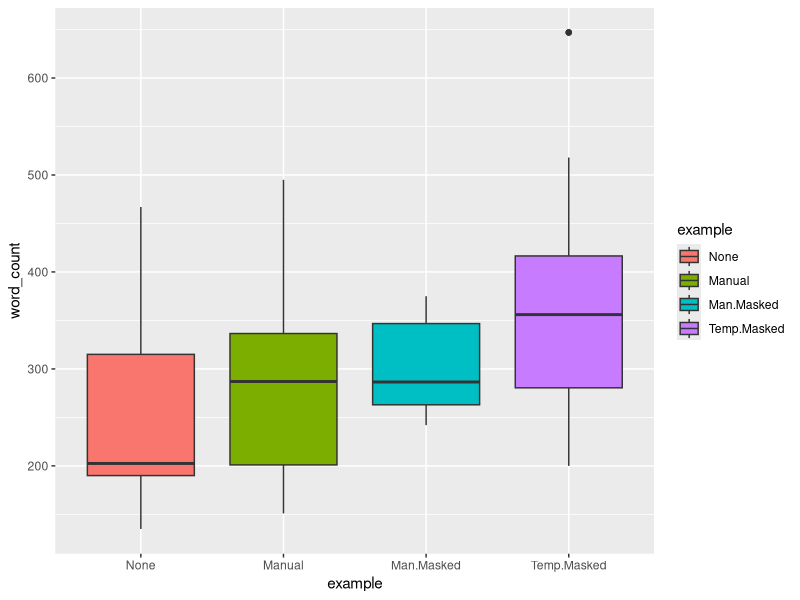
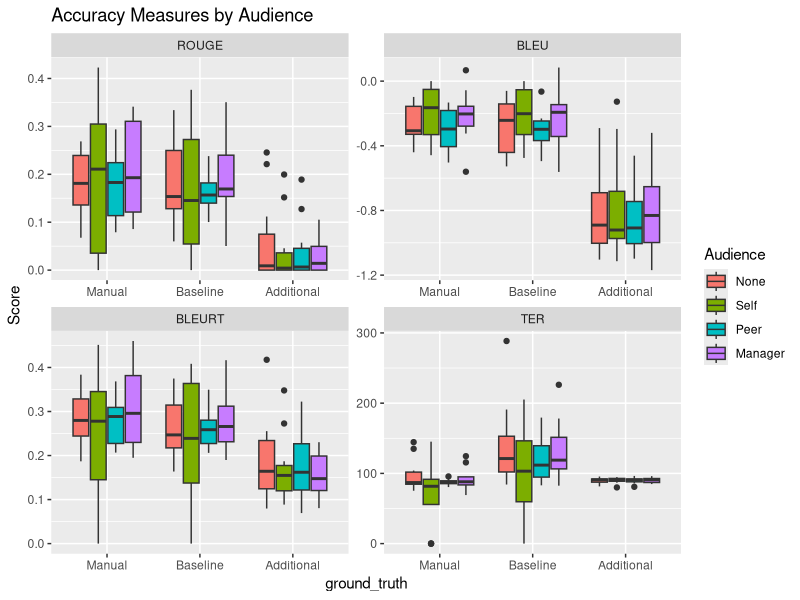
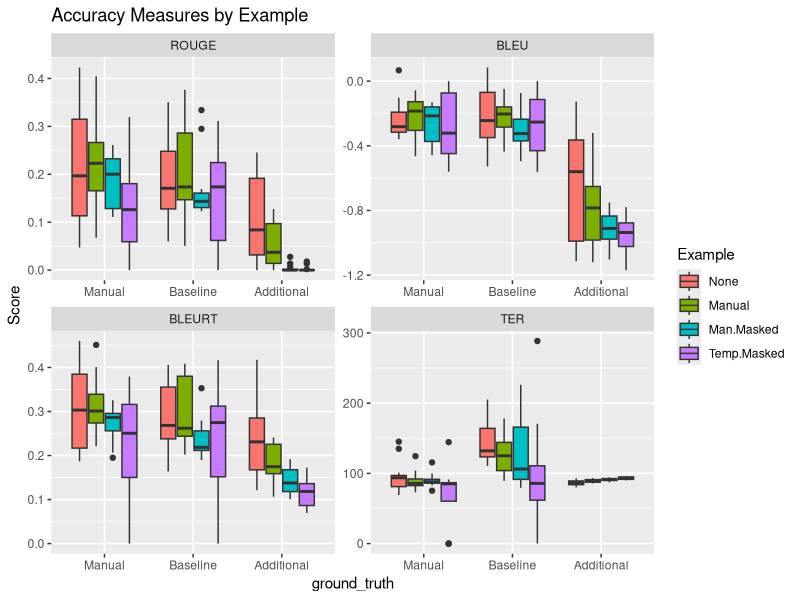
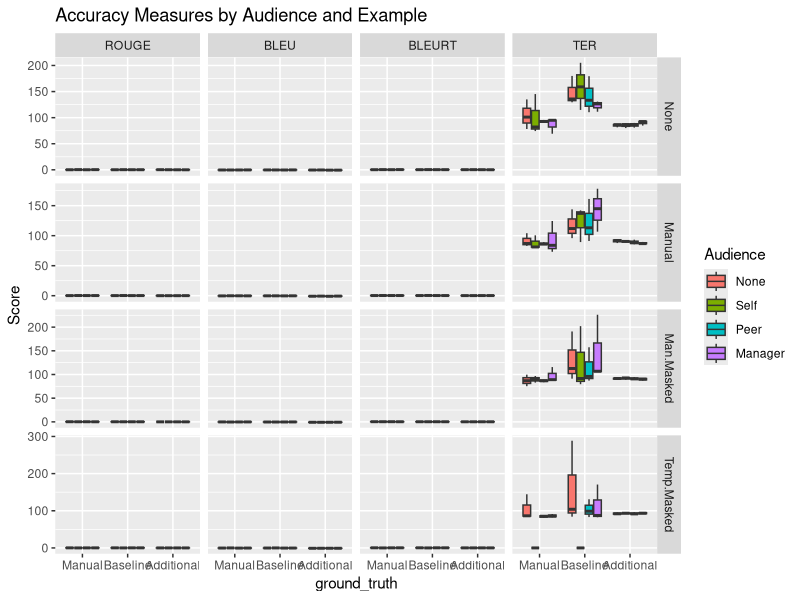
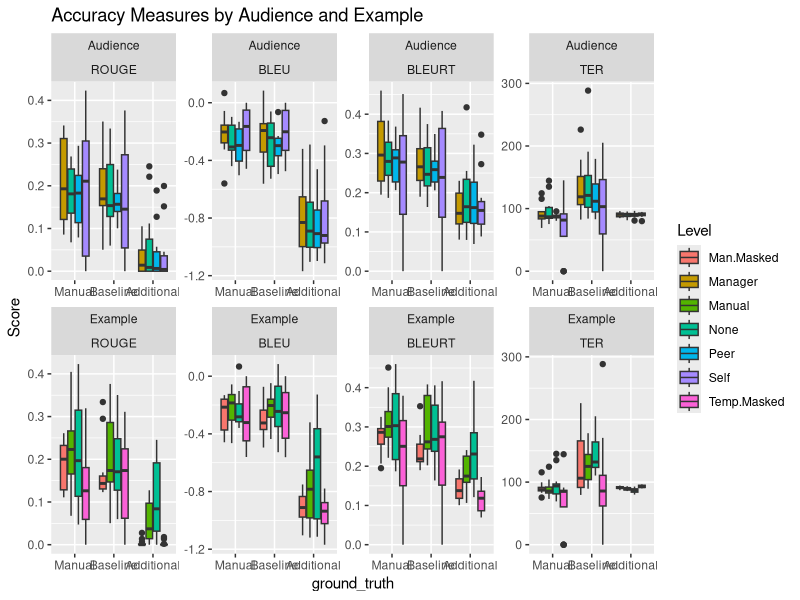
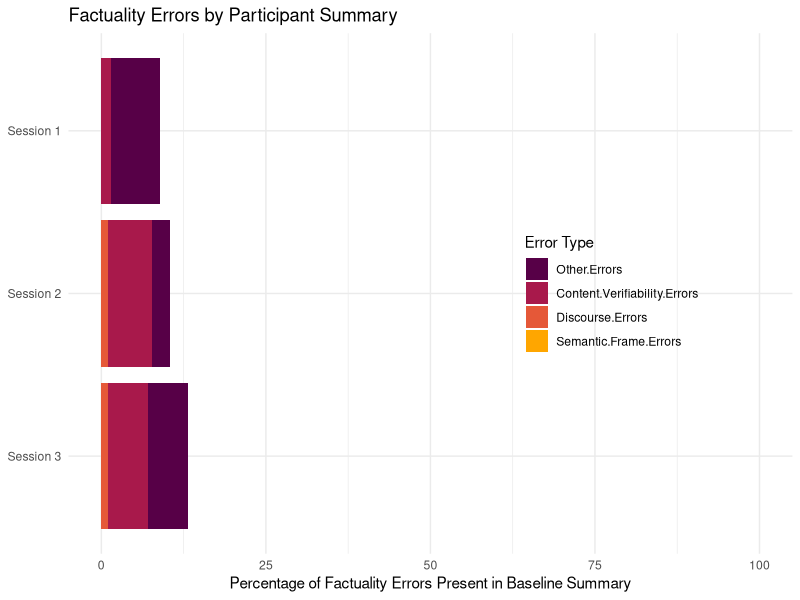
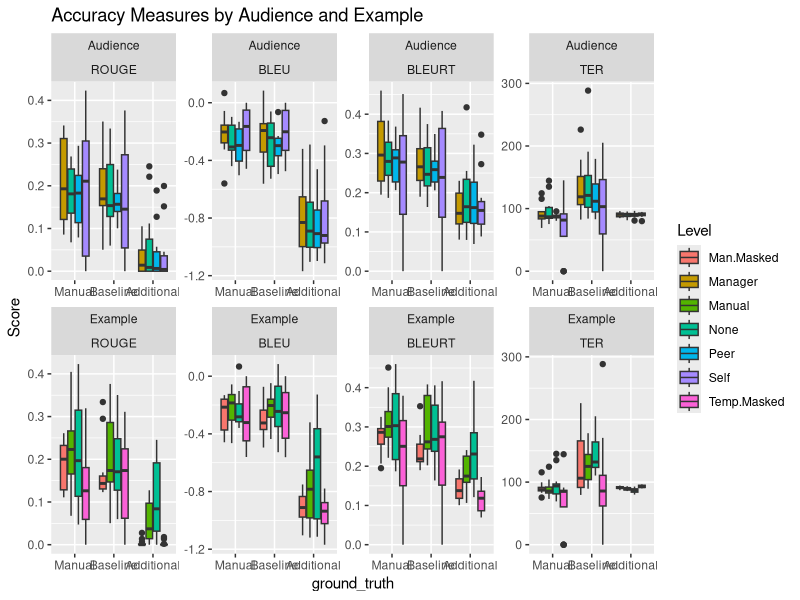
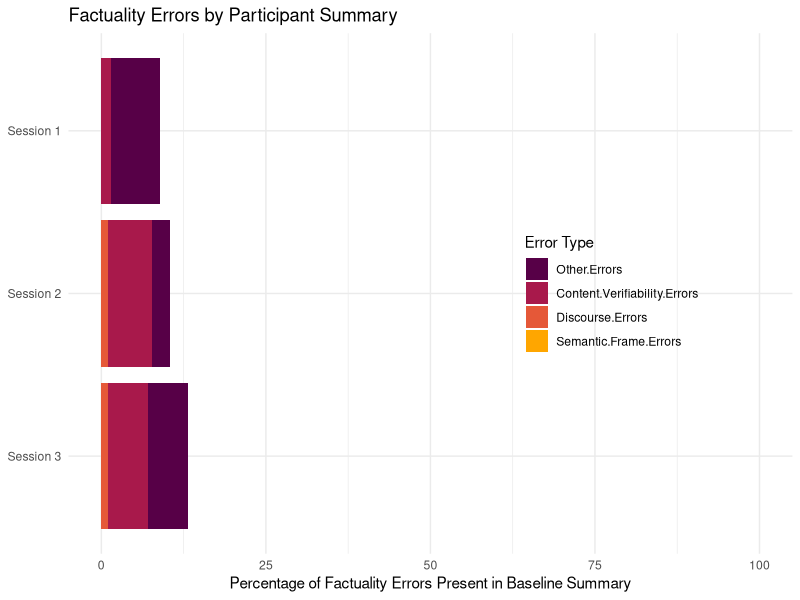

Here is the R script that generated these plots, in order:
# Load required packages
library(ggplot2)
library(dplyr)
library(tidyr)

# Read the CSV file
data <- read.csv("data/data.csv")
# Set Data columns as factors and levels
data$audience <- factor(data$audience)
data$example <- factor(data$example)
data$person <- factor(data$person)
data$ground_truth <- factor(data$ground_truth)

levels(data$audience) <- c("None", "Self", "Peer", "Manager")
levels(data$example) <- c("None", "Manual", "Man.Masked", "Temp.Masked")
levels(data$person) <- c("P1","P2","P3")
levels(data$ground_truth) <- c("Manual", "Baseline", "Additional")


folder = "figs/v6/"
personFilter = 1


#Groups the metrics into a single column
# data %>%
#   gather(key = "metric", value = "value", word_count, rouge, bleu, bleurt, ter)

data %>%
  # filter(person == personFilter) %>% # & entity_type == "TOTAL") %>%
  # summary()
  ggplot( aes(x = example, y = word_count, fill = example)) +
  geom_boxplot()
  # facet_wrap(~audience, scales = "fixed")
  # labs(title = paste0("Entities by Audience for Paricipant",personFilter), x = "Audience", y = "Counts Over Summary Length")
  



#Show all accuracy measures in one graph
gatheredMetrics <- data %>%
  gather(key = "metric", value = "Score", rouge, bleu, bleurt, ter) %>%
  mutate(Audience = audience) %>%
  select(-audience) %>%
  mutate(Example = example) %>%
  select(-example)
    
gatheredMetrics$metric <- factor(gatheredMetrics$metric)
levels(gatheredMetrics$metric) <- c("ROUGE", "BLEU", "BLEURT", "TER")
    
gatheredMetrics %>%
  ggplot(aes(x = ground_truth, y = Score, fill = Audience)) + 
  geom_boxplot() +
  facet_wrap(~metric, scales = "free") + 
  labs(title = "Accuracy Measures by Audience")
  
gatheredMetrics %>%
  ggplot(aes(x = ground_truth, y = Score, fill = Example)) + 
  geom_boxplot() +
  facet_wrap(~metric, scales = "free") + 
  labs(title = "Accuracy Measures by Example")


gatheredMetrics %>%
  ggplot(aes(x = ground_truth, y = Score, fill = Audience)) + 
  geom_boxplot() +
  facet_grid(Example ~ metric, scales = "free") + 
  labs(title = "Accuracy Measures by Audience and Example")

# Put both Accuracy and Example in the same figure
gatheredMetrics2 <- gatheredMetrics%>%
  gather(key = "key_factor", value = "Level", Audience, Example )

gatheredMetrics2 %>%
  ggplot(aes(x = ground_truth, y = Score, fill = Level)) + 
  geom_boxplot() +
  facet_wrap(key_factor ~ metric, nrow = 2, ncol = 4, scales = "free") + 
  labs(title = "Accuracy Measures by Audience and Example")
ggsave(paste0(folder,"accuracyMeasures.png"))


#Stacked bar chart for Factuality Errors

# Create the data frame
factuality <- data.frame(
  Participant = c("Session 1", "Session 2", "Session 3"),
  "Other Errors" = c(7.39, 2.86, 6.06),
  "Content Verifiability Errors" = c(1.48, 6.67, 6.06),
  "Discourse Errors" = c(0.00, 0.95, 1.01),
  "Semantic Frame Errors" = c(0.00, 0.00, 0.00)
  )#, No_Errors = c(91.13, 89.52, 86.87))

factuality$Participant <- factor(factuality$Participant, levels = rev(factuality$Participant))

# Define the desired order of variables
variable_order <- rev(c( "Other.Errors", "Content.Verifiability.Errors", "Discourse.Errors", "Semantic.Frame.Errors")) #"No Errors",

# Reorder the columns based on the desired order
# factuality <- factuality[, c("Participant", variable_order)]


# Melt the data frame to long format
data_long <- reshape2::melt(factuality, id.vars = "Participant") %>%
  mutate("Error Type" = variable)

# Reorder the levels of the "Error Type" column
# data_long$`Error Type` <- factor(data_long$`Error Type`, levels = variable_order)


# Create the stacked bar charts
ggplot(data_long, aes(x = value, y = Participant, fill = `Error Type`)) +
  geom_bar(stat = "identity") +
  labs(title = "Factuality Errors by Participant Summary",
       x = "Percentage of Factuality Errors Present in Baseline Summary",
       y = NULL) +
  scale_fill_manual(values = c("#570047", "#a8194b", "#e55838", "#ffa600"), #c("#FF0000", "#00FF00", "#0000FF", "#FFFF00")) + #, "#FFFFFF")) +
                    # breaks = variable_order,
                    # labels = variable_order)+
  )+
  xlim(0, 100)+
  theme_minimal()+
  theme(legend.position = c(0.75, 0.5))
ggsave(paste0(folder,"factuality.png"), width = 6, height = 3 )
 
